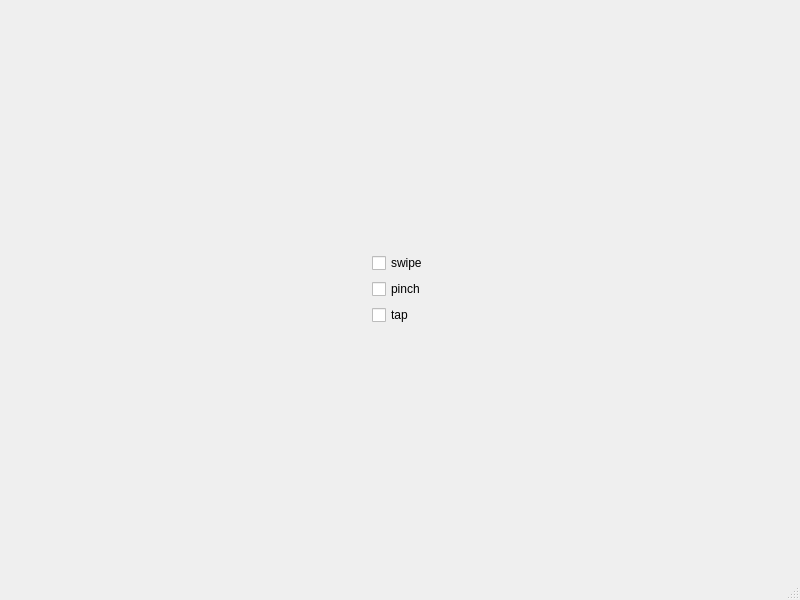
<?xml version="1.0" encoding="UTF-8"?>
<ui version="4.0">
 <class>MainWindow</class>
 <widget class="QMainWindow" name="MainWindow">
  <property name="geometry">
   <rect>
    <x>0</x>
    <y>0</y>
    <width>800</width>
    <height>600</height>
   </rect>
  </property>
  <property name="windowTitle">
   <string>MainWindow</string>
  </property>
  <widget class="QWidget" name="centralwidget">
   <layout class="QHBoxLayout" name="horizontalLayout_2">
    <item>
     <layout class="QHBoxLayout" name="horizontalLayout">
      <item>
       <spacer name="horizontalSpacer">
        <property name="orientation">
         <enum>Qt::Horizontal</enum>
        </property>
        <property name="sizeHint" stdset="0">
         <size>
          <width>40</width>
          <height>20</height>
         </size>
        </property>
       </spacer>
      </item>
      <item>
       <layout class="QVBoxLayout" name="verticalLayout">
        <item>
         <spacer name="verticalSpacer_2">
          <property name="orientation">
           <enum>Qt::Vertical</enum>
          </property>
          <property name="sizeHint" stdset="0">
           <size>
            <width>20</width>
            <height>40</height>
           </size>
          </property>
         </spacer>
        </item>
        <item>
         <widget class="QCheckBox" name="swipeCB">
          <property name="text">
           <string>swipe</string>
          </property>
         </widget>
        </item>
        <item>
         <widget class="QCheckBox" name="pinchCB">
          <property name="text">
           <string>pinch</string>
          </property>
         </widget>
        </item>
        <item>
         <widget class="QCheckBox" name="tapCB">
          <property name="text">
           <string>tap</string>
          </property>
         </widget>
        </item>
        <item>
         <spacer name="verticalSpacer">
          <property name="orientation">
           <enum>Qt::Vertical</enum>
          </property>
          <property name="sizeHint" stdset="0">
           <size>
            <width>20</width>
            <height>40</height>
           </size>
          </property>
         </spacer>
        </item>
       </layout>
      </item>
      <item>
       <spacer name="horizontalSpacer_2">
        <property name="orientation">
         <enum>Qt::Horizontal</enum>
        </property>
        <property name="sizeHint" stdset="0">
         <size>
          <width>40</width>
          <height>20</height>
         </size>
        </property>
       </spacer>
      </item>
     </layout>
    </item>
   </layout>
  </widget>
  <widget class="QMenuBar" name="menubar">
   <property name="geometry">
    <rect>
     <x>0</x>
     <y>0</y>
     <width>800</width>
     <height>21</height>
    </rect>
   </property>
  </widget>
  <widget class="QStatusBar" name="statusbar"/>
 </widget>
 <resources/>
 <connections/>
</ui>
